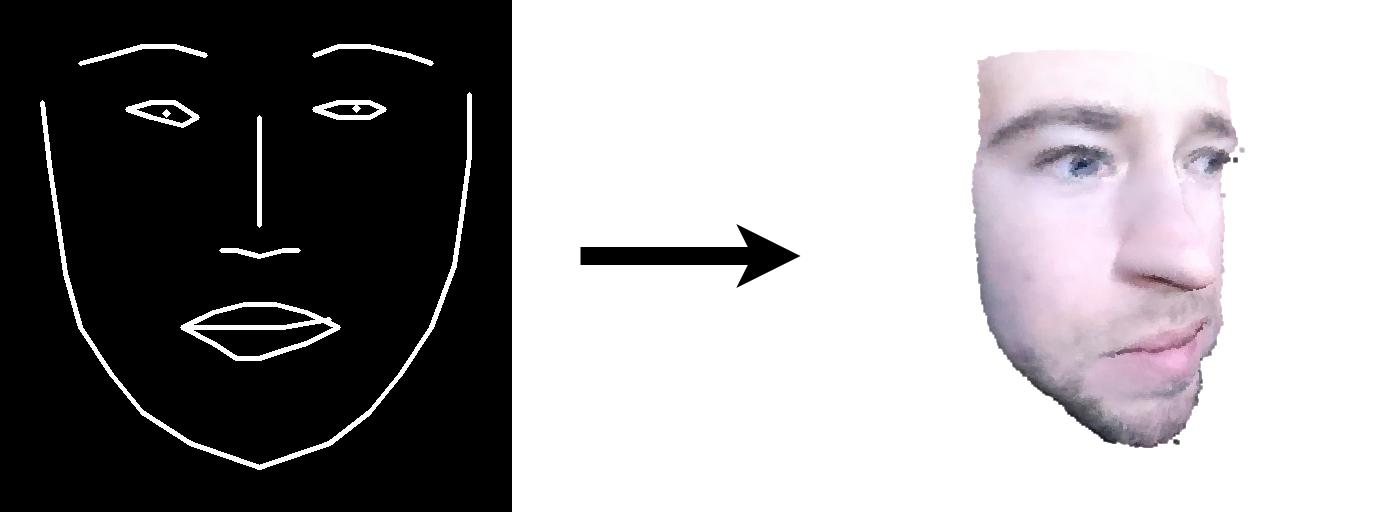
#> input picture images/Overview.jpg, 1373 x 513 px
$ python -i PupilDetector.py   (imports and definitions only)
#> lines starting #> are read from the running program, lines starting #| are printed output that depends on the picture
#> further down, picture is the input picture: shape (513, 1373, 3); mean B, G, R 156.4, 154.5, 156.7
# Eye Centre Localisation using Means of Gradients
# Implementation of paper by Fabian Timm and Erhardt Barth
# "Accurate Eye Centre Localisation by Means of Gradients"

# Author: Jonne Engelberts
# Increase speed of locate by increasing the accuracy variable
# The algorithm takes a sample ones every accuracy*accuracy pixels
# After this it takes a closer look around the best sample
# Increase speed of track by decreasing radius and distance
# Radius is half the width and height around the previous location (py, px)
# The whole pupil should still be visible in this area
# Distance is the maximum amount of pixels between the new and old location
# from https://github.com/jonnedtc/PupilDetector
# modified by René Ebertowski

import numpy as np
import cv2 as cv


class GradientIntersect:

    # [140 lines left out: functions createGrid, createGradient, locate, track, not called in this run]


class IsophoteCurvature:

    def __init__(self, blur=3, minrad=2, maxrad=20):

        self.blur = blur
        self.minrad = minrad
        self.maxrad = maxrad

    def locate(self, image):

        # normalize image
        image = cv.GaussianBlur(image, (5, 5), self.blur)
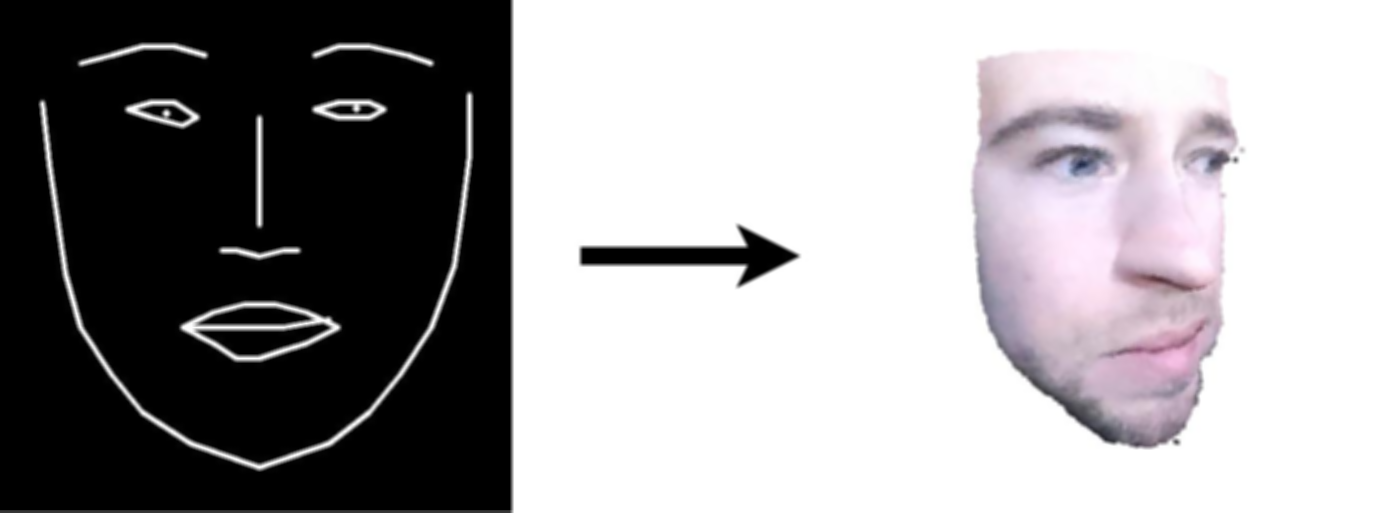
#> image: shape (513, 1373, 3); mean of channels 0, 1, 2 156.3, 154.5, 156.6; drawn as B, G, R
        image = (image.astype('float') - np.min(image))
        image = image / np.max(image)

        # calculate gradients
#> (the run stopped early here; a loop or call above may not have finished)
